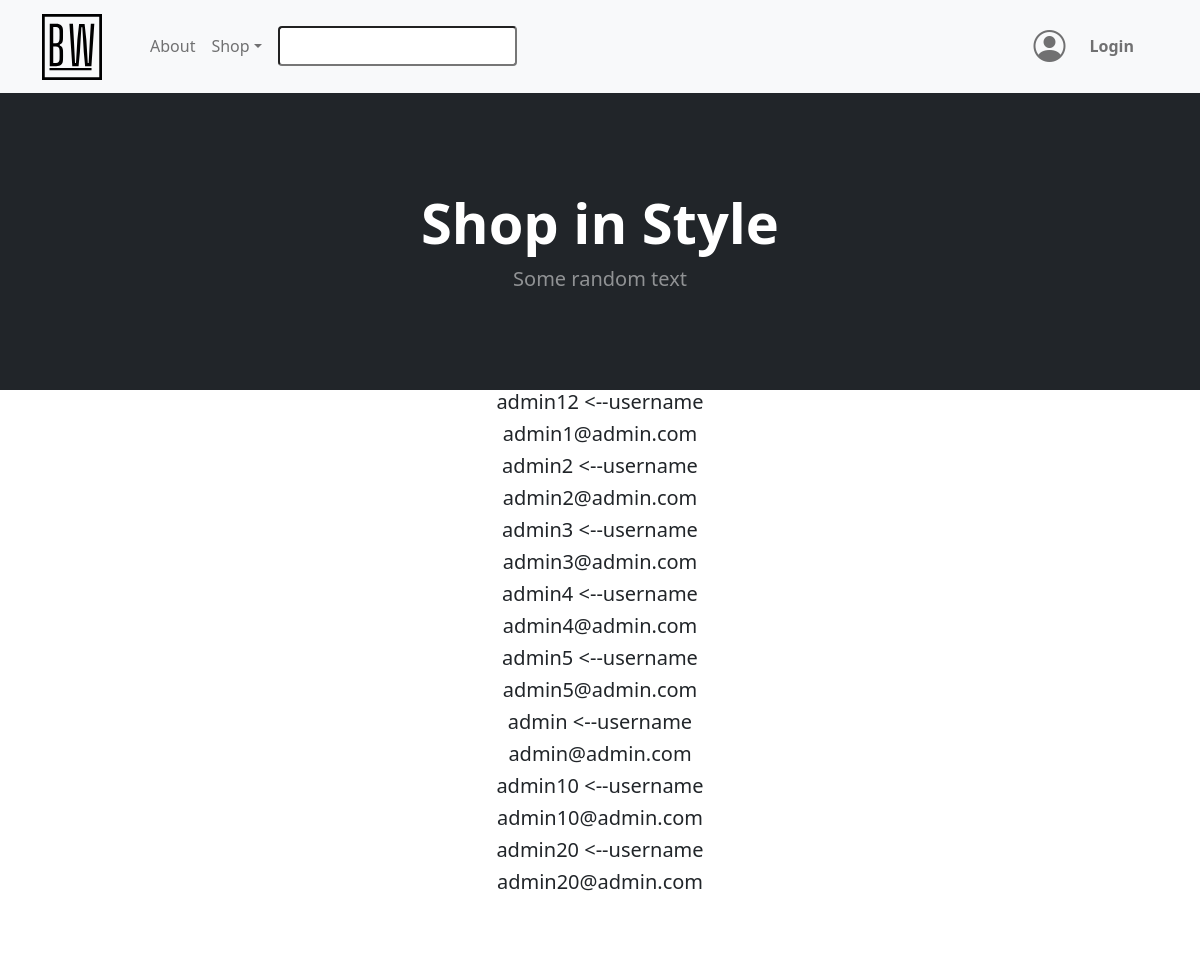
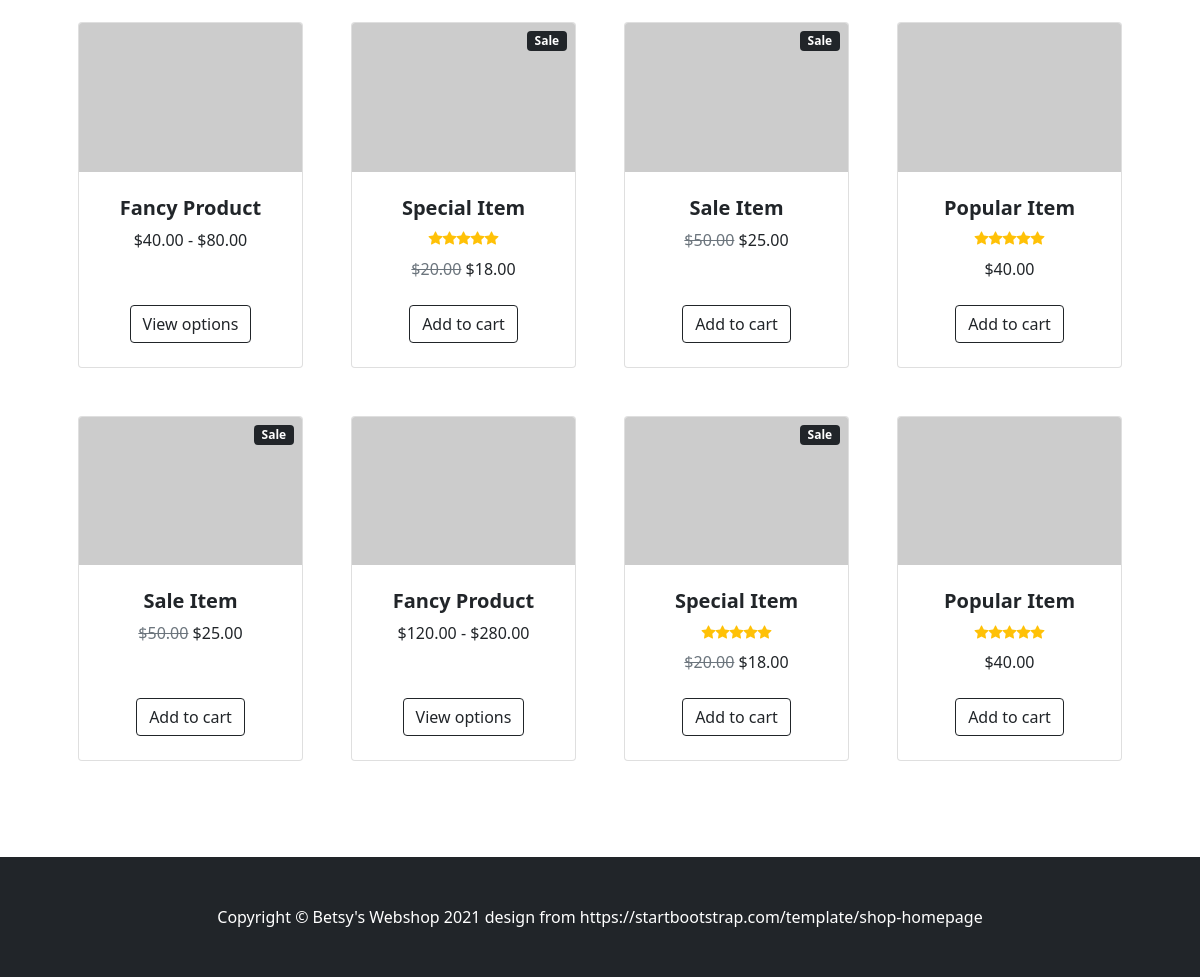
The page /home on the database its author committed (2 pictures, top to bottom).
### models.py (models this page shows)
class BaseModel(db_wrapper.Model):
    class Meta:
        database = db

class User(BaseModel, UserMixin):
    first_name = CharField(index=True, max_length=30, null=True)
    last_name = CharField(max_length=120, null=True)
    address = CharField(max_length=200, null=True)
    city = CharField(max_length=50, null=True)
    country = CharField(max_length=50, null=True)
    cc_number = CharField(
        unique=True, max_length=20, null=True
    )  # moet integerfield zijn
    username = CharField(index=True, max_length=30)  # add unique=True
    email = CharField(index=True, max_length=50, unique=True)
    password = CharField(max_length=20)

### routes.py (the view)
@app.route("/", methods=["GET", "POST"])
@app.route("/home", methods=["GET", "POST"])
def home():
    users = User.select()
    login_form = LoginForm()
    register_form = RegistrationForm()
    return render_template(
        "index.html",
        title="Home",
        users=users,
        login_form=login_form,
        register_form=register_form,
    )

### forms.py (shortened to what this page needs)
class LoginForm(FlaskForm):
    email = StringField(
        "Email", validators=[InputRequired(), Length(min=5, max=50), Email()]
    )
    password = PasswordField("Your Password", validators=[InputRequired()])
    login = SubmitField("Login!")

class RegistrationForm(FlaskForm):
    username = StringField(
        "Username",
        validators=[InputRequired(), Length(min=5, max=30)],
    )
    email = StringField(
        "Email", validators=[InputRequired(), Length(min=5, max=50), Email()]
    )
    password = PasswordField(
        "Set Password",
        validators=[
            InputRequired(),
            EqualTo(
                "password_confirm", message="Password must be identical in both inputs"
            ),
            Length(min=5, max=20),
        ],
    )
    password_confirm = PasswordField("Confirm Password")
    submit = SubmitField("Sign Up")

### templates/index.html
{% extends "base.html" %} {% block content %} {% for user in users %}
<div class="text-center">
  <h5>{{user.username}} <span><--username</span></h5>
  <h5>{{user.email}}</h5>
</div>
{% endfor %}
<section class="py-5">
  <div class="container px-4 px-lg-5 mt-5">
    <div
      class="
        row
        gx-4 gx-lg-5
        row-cols-2 row-cols-md-3 row-cols-xl-4
        justify-content-center
      "
    >
      <div class="col mb-5">
        <div class="card h-100">
          <img
            class="card-img-top"
            src="https://dummyimage.com/450x300/dee2e6/6c757d.jpg"
            alt="..."
          />
          <div class="card-body p-4">
            <div class="text-center">
              <h5 class="fw-bolder">Fancy Product</h5>
              $40.00 - $80.00
            </div>
          </div>
          <div class="card-footer p-4 pt-0 border-top-0 bg-transparent">
            <div class="text-center">
              <a class="btn btn-outline-dark mt-auto" href="#">View options</a>
            </div>
          </div>
        </div>
      </div>
      <div class="col mb-5">
        <div class="card h-100">
          <div
            class="badge bg-dark text-white position-absolute"
            style="top: 0.5rem; right: 0.5rem"
          >
            Sale
          </div>
          <img
            class="card-img-top"
            src="https://dummyimage.com/450x300/dee2e6/6c757d.jpg"
            alt="..."
          />
          <div class="card-body p-4">
            <div class="text-center">
              <h5 class="fw-bolder">Special Item</h5>
              <div
                class="d-flex justify-content-center small text-warning mb-2"
              >
                <div class="bi-star-fill"></div>
                <div class="bi-star-fill"></div>
                <div class="bi-star-fill"></div>
                <div class="bi-star-fill"></div>
                <div class="bi-star-fill"></div>
              </div>
              <span class="text-muted text-decoration-line-through"
                >$20.00</span
              >
              $18.00
            </div>
          </div>
          <div class="card-footer p-4 pt-0 border-top-0 bg-transparent">
            <div class="text-center">
              <a class="btn btn-outline-dark mt-auto" href="#">Add to cart</a>
            </div>
          </div>
        </div>
      </div>
      <div class="col mb-5">
        <div class="card h-100">
          <div
            class="badge bg-dark text-white position-absolute"
            style="top: 0.5rem; right: 0.5rem"
          >
            Sale
          </div>
          <img
            class="card-img-top"
            src="https://dummyimage.com/450x300/dee2e6/6c757d.jpg"
            alt="..."
          />
          <div class="card-body p-4">
            <div class="text-center">
              <h5 class="fw-bolder">Sale Item</h5>
              <span class="text-muted text-decoration-line-through"
                >$50.00</span
              >
              $25.00
            </div>
          </div>
          <div class="card-footer p-4 pt-0 border-top-0 bg-transparent">
            <div class="text-center">
              <a class="btn btn-outline-dark mt-auto" href="#">Add to cart</a>
            </div>
          </div>
        </div>
      </div>
      <div class="col mb-5">
        <div class="card h-100">
          <img
            class="card-img-top"
            src="https://dummyimage.com/450x300/dee2e6/6c757d.jpg"
            alt="..."
          />
          <div class="card-body p-4">
            <div class="text-center">
              <h5 class="fw-bolder">Popular Item</h5>
              <div
                class="d-flex justify-content-center small text-warning mb-2"
              >
                <div class="bi-star-fill"></div>
                <div class="bi-star-fill"></div>
                <div class="bi-star-fill"></div>
                <div class="bi-star-fill"></div>
                <div class="bi-star-fill"></div>
              </div>
              $40.00
            </div>
          </div>
          <div class="card-footer p-4 pt-0 border-top-0 bg-transparent">
            <div class="text-center">
              <a class="btn btn-outline-dark mt-auto" href="#">Add to cart</a>
            </div>
          </div>
        </div>
      </div>
      <div class="col mb-5">
        <div class="card h-100">
          <div
            class="badge bg-dark text-white position-absolute"
            style="top: 0.5rem; right: 0.5rem"
          >
            Sale
          </div>
          <img
            class="card-img-top"
            src="https://dummyimage.com/450x300/dee2e6/6c757d.jpg"
            alt="..."
          />
          <div class="card-body p-4">
            <div class="text-center">
              <h5 class="fw-bolder">Sale Item</h5>
              <span class="text-muted text-decoration-line-through"
                >$50.00</span
              >
              $25.00
            </div>
          </div>
          <div class="card-footer p-4 pt-0 border-top-0 bg-transparent">
            <div class="text-center">
              <a class="btn btn-outline-dark mt-auto" href="#">Add to cart</a>
            </div>
          </div>
        </div>
      </div>
      <div class="col mb-5">
        <div class="card h-100">
          <img
            class="card-img-top"
            src="https://dummyimage.com/450x300/dee2e6/6c757d.jpg"
            alt="..."
          />
          <div class="card-body p-4">
            <div class="text-center">
              <h5 class="fw-bolder">Fancy Product</h5>
              $120.00 - $280.00
            </div>
          </div>
          <div class="card-footer p-4 pt-0 border-top-0 bg-transparent">
            <div class="text-center">
              <a class="btn btn-outline-dark mt-auto" href="#">View options</a>
            </div>
          </div>
        </div>
      </div>
      <div class="col mb-5">
        <div class="card h-100">
          <div
            class="badge bg-dark text-white position-absolute"
            style="top: 0.5rem; right: 0.5rem"
          >
            Sale
          </div>
          <img
            class="card-img-top"
            src="https://dummyimage.com/450x300/dee2e6/6c757d.jpg"
            alt="..."
          />
          <div class="card-body p-4">
            <div class="text-center">
              <h5 class="fw-bolder">Special Item</h5>
              <div
                class="d-flex justify-content-center small text-warning mb-2"
              >
                <div class="bi-star-fill"></div>
                <div class="bi-star-fill"></div>
                <div class="bi-star-fill"></div>
                <div class="bi-star-fill"></div>
                <div class="bi-star-fill"></div>
              </div>
              <span class="text-muted text-decoration-line-through"
                >$20.00</span
              >
              $18.00
            </div>
          </div>
          <div class="card-footer p-4 pt-0 border-top-0 bg-transparent">
            <div class="text-center">
              <a class="btn btn-outline-dark mt-auto" href="#">Add to cart</a>
            </div>
          </div>
        </div>
      </div>
      <div class="col mb-5">
        <div class="card h-100">
          <img
            class="card-img-top"
            src="https://dummyimage.com/450x300/dee2e6/6c757d.jpg"
            alt="..."
          />
          <div class="card-body p-4">
            <div class="text-center">
              <h5 class="fw-bolder">Popular Item</h5>
              <div
                class="d-flex justify-content-center small text-warning mb-2"
              >
                <div class="bi-star-fill"></div>
                <div class="bi-star-fill"></div>
                <div class="bi-star-fill"></div>
                <div class="bi-star-fill"></div>
                <div class="bi-star-fill"></div>
              </div>
              $40.00
            </div>
          </div>
          <div class="card-footer p-4 pt-0 border-top-0 bg-transparent">
            <div class="text-center">
              <a class="btn btn-outline-dark mt-auto" href="#">Add to cart</a>
            </div>
          </div>
        </div>
      </div>
    </div>
  </div>
</section>
{% endblock content %}

### rows shown on the page
User: username "admin12", email "admin1@admin.com"
User: username "admin2", email "admin2@admin.com"
User: username "admin3", email "admin3@admin.com"
User: username "admin4", email "admin4@admin.com"
User: username "admin5", email "admin5@admin.com"
User: username "admin", email "admin@admin.com"
User: username "admin10", email "admin10@admin.com"
User: username "admin20", email "admin20@admin.com"
